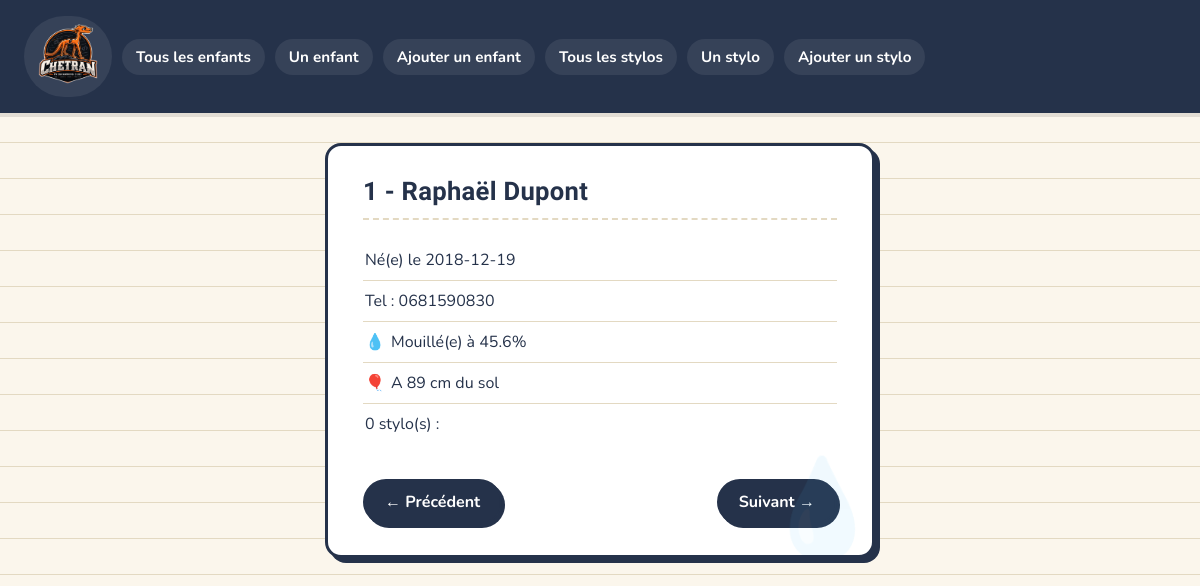
Before: /php/index.php?enfant=1 with the older database file.
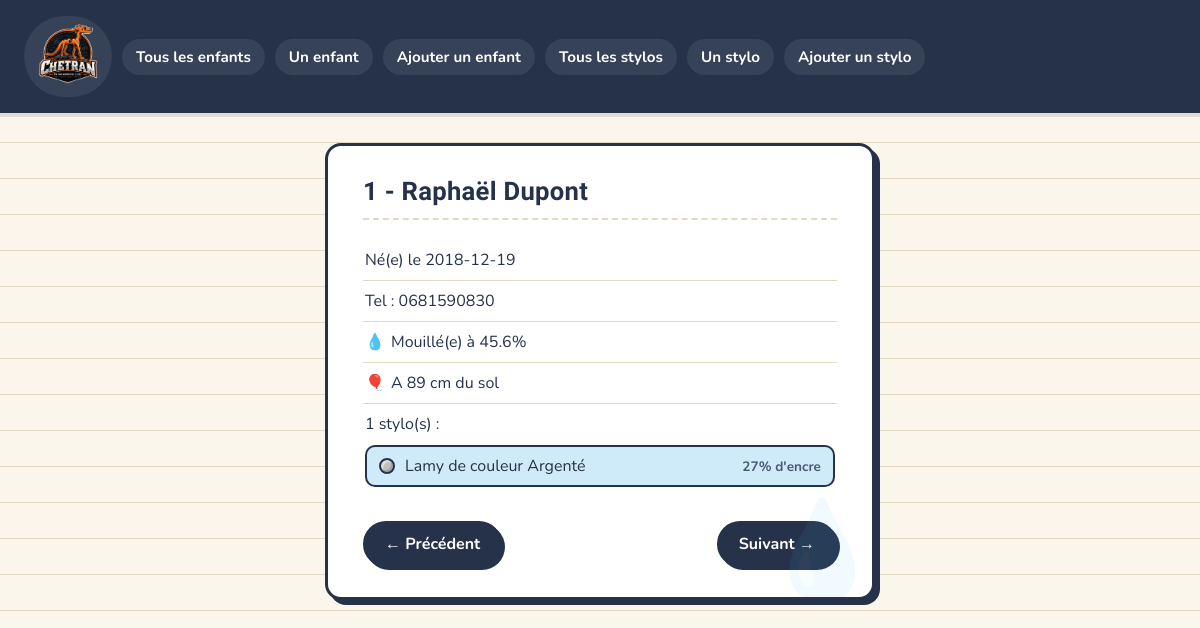
After: the same page with the newer database file.
### tables this page shows
CREATE TABLE Enfants (
    id INT AUTO_INCREMENT PRIMARY KEY,
    nom VARCHAR(50) NOT NULL,
    prenom VARCHAR(50) NOT NULL,
    num_tel VARCHAR(30),
    date_naissance DATE NOT NULL,
    distance_au_sol INT DEFAULT 50,
    taux_humidite FLOAT DEFAULT 0.7
);

CREATE TABLE Stylos (
    id INT AUTO_INCREMENT PRIMARY KEY,
    couleur VARCHAR(30) NOT NULL,
    marque VARCHAR(50) NOT NULL,
    niveau_encre INT DEFAULT 100,
    fonctionne BOOLEAN DEFAULT TRUE,
    id_enfant INT
);

### php/model/DAO.php (called while the page is built, shortened)
<?php
class DAO {
	public function __construct() {
		try {
			$this->pdo = new PDO('mysql:host=127.0.0.1;dbname=lesenfantsmouillesdustylo', 'bthouverez', '321654');
		} catch(Exception $e) {
			die('ERROR : '.$e->getMessage() );
		}
	}
}

### php/model/EnfantDAO.php (called while the page is built, shortened)
<?php
require_once('DAO.php');
require_once('Enfant.php');
require_once('Stylo.php');
class EnfantDAO extends DAO {
	public function hydrate(array $tabFromFetch) : Enfant {
		$e = new Enfant;
		$e->id = $tabFromFetch['id'];
		$e->nom = $tabFromFetch['nom'];
		$e->prenom = $tabFromFetch['prenom'];
		$e->num_tel = $tabFromFetch['num_tel'];
		$e->taux_humidite = $tabFromFetch['taux_humidite'];
		$e->date_naissance = $tabFromFetch['date_naissance'];
		$e->distance_au_sol = $tabFromFetch['distance_au_sol'];
		return $e;
	}
	public function getById(int $id) : Enfant {
		$sql = "SELECT e.id, nom, prenom, num_tel, date_naissance, distance_au_sol, taux_humidite, couleur, marque, niveau_encre, fonctionne
 FROM Enfants e LEFT JOIN Stylos s ON s.id_enfant = e.id WHERE e.id =  ?";
		$stmt = $this->pdo->prepare($sql);
		$stmt->execute([$id]);
		$tabEnfants = $stmt->fetchAll();
		$enfant = new Enfant();
		if($tabEnfants) {
			$enfant = $this->hydrate($tabEnfants[0]);
			foreach($tabEnfants as $tabEnfant) if($tabEnfant['marque']) {
				$s = new Stylo;
				$s->marque = $tabEnfant['marque'];
				$s->couleur = $tabEnfant['couleur'];
				$s->niveau_encre = $tabEnfant['niveau_encre'];
				$s->fonctionne = $tabEnfant['fonctionne'];
				$enfant->addStylo($s);
			}
		}
		return $enfant;
	}
}

### php/model/Enfant.php (called while the page is built, shortened)
<?php
class Enfant {
	private int    $id;
	private string $date_naissance;
	private ?string $num_tel;
	private string $nom;
	private string $prenom;
	private float  $taux_humidite;
	private int    $distance_au_sol;
	private array  $trousse;
	public function __construct() {
		$this->id = -1;
		$this->date_naissance = '';
		$this->num_tel = '';
		$this->nom = '';
		$this->prenom = '';
		$this->taux_humidite = 0;
		$this->distance_au_sol = 0;
		$this->trousse = [];
	}
	public function __get($attr) {
		switch($attr) {
			case 'id': 				return $this->id; 				break;
			case 'date_naissance': 		return $this->date_naissance; 		break;
			case 'num_tel': 			return $this->num_tel; 			break;
			case 'nom': 			return $this->nom; 				break;
			case 'prenom': 			return $this->prenom; 			break;
			case 'taux_humidite': 	return $this->taux_humidite; 	break;
			case 'distance_au_sol': 	return $this->distance_au_sol; 	break;
			case 'trousse': 		return $this->trousse; 			break;
		}
	}
	public function __set($attr, $val) {
		switch($attr) {
			case 'id': 				$this->id = $val; 			break;
			case 'date_naissance': 		$this->date_naissance = $val; 	break;
			case 'num_tel': 			$this->num_tel = $val; 		break;
			case 'nom': 			$this->nom = $val; 			break;
			case 'prenom': 			$this->prenom = $val; 		break;
			case 'taux_humidite': 	$this->taux_humidite = $val; break;
			case 'distance_au_sol': 	$this->distance_au_sol = $val;break;
		}
	}
	public function addStylo(Stylo $stylo) {
		$this->trousse[] = $stylo;
	}
}

### php/model/Stylo.php (called while the page is built, shortened)
<?php
class Stylo {
	private string $couleur;
	private string $marque;
	private int    $niveau_encre;
	public function __construct() {
		$this->couleur = '';
		$this->marque = '';
		$this->niveau_encre = 0;
	}
	public function __get($attr) {
		switch($attr) {
			case 'couleur': 		return $this->couleur; 			break;
			case 'marque': 			return $this->marque; 			break;
			case 'niveau_encre': 	return $this->niveau_encre; 	break;
		}
	}
	public function __set($attr, $val) {
		switch($attr) {
			case 'couleur': 		$this->couleur = $val; 		break;
			case 'marque': 			$this->marque = $val; 		break;
			case 'fonctionne': 		$this->fonctionne = $val; 	break;
			case 'niveau_encre': 	$this->niveau_encre = $val;	break;
		}
	}
	public function toHTMLColor(): string {
		switch($this->couleur) {
			case "Argenté": 	return "silver";
		}
	}
}

### php/view/unEnfant.php (the view)
<section class="cardEnfant">
	<?php if($enfant->id > 0) { ?>
	<h1><?= $enfant->id ?> - <?= $enfant->prenom ?> <?= $enfant->nom ?></h1>
	<ul class="infos">
		<li>Né(e) le <?= $enfant->date_naissance ?></li>
		<li>Tel : <?= $enfant->num_tel ?></li>
		<li>Mouillé(e) à <?= $enfant->taux_humidite*100 ?>%</li>
		<li>A <?= $enfant->distance_au_sol ?> cm du sol</li>
		<li><?= count($enfant->trousse) ?> stylo(s) :
			<ul class="trousse">
			<?php foreach($enfant->trousse as $stylo) { ?>
				<li class="stylo">
					<span class="pastille" style="background: <?= $stylo->toHTMLColor() ?>;"></span>
					<?= $stylo->marque ?> de couleur <?= $stylo->couleur ?>
					<span class="niveau"><?= $stylo->niveau_encre ?>% d'encre</span>
				</li>
			<?php } ?>
			</ul>
		</li>
	</ul>
	<div class="nav">
		<a href="?enfant=<?= $enfant->id-1 ?>"><button>&larr; Précédent</button></a>
		<a href="?enfant=<?= $enfant->id+1 ?>"><button>Suivant &rarr;</button></a>
	</div>
<?php } else { ?>
	<p class="empty">Aucun enfant trouvé.</p>
<?php } ?>
</section>

### php/index.php (shortened to what this page needs)
<?php
require_once('model/EnfantDAO.php');
require_once('model/StyloDAO.php');
$daoEnfant = new EnfantDAO;
if(isset($_GET['enfant'])) {
	if(isset($_GET['enfant']) && $_GET['enfant'] != '')
		$enfant = $daoEnfant->getById($_GET['enfant']);
	else
		$enfant = $daoEnfant->first();
	include('view/unEnfant.php');
}

### php/view/style.css (style rules this page uses)
:root { --paper: #FBF6EC; --paper-line: #E3D9C2; --ink: #25324A; --ink-soft: #4A5A78; --bic-red: #D64545; --bic-blue: #3D7DC9; --highlighter: #F2C94C; --felt-green: #4E9E6E; --sky: #CFEAF8; --radius: 16px; --shadow-hard: 5px 5px 0 var(--ink); }
* { box-sizing: border-box; }
html, body { margin: 0; min-height: 100%; }
body { font-family: "Nunito", "Segoe UI", Arial, sans-serif; color: var(--ink); background-color: var(--paper); background-image: linear-gradient(var(--paper-line) 1px, transparent 1px); background-size: 100% 36px; background-position: 0 70px; padding: 0 24px 60px; }
h1, h2, h3 { font-family: "Patrick Hand", "Segoe UI", cursive, sans-serif; color: var(--ink); letter-spacing: 0.3px; }
a { color: var(--bic-blue); text-decoration: none; }
nav { display: flex; flex-wrap: wrap; gap: 10px; align-items: center; background: var(--ink); margin: 0 -24px 30px; padding: 16px 24px; box-shadow: 0 4px 0 rgba(0, 0, 0, 0.1); position: sticky; top: 0; z-index: 10; }
nav a { color: #fff; background: rgba(255, 255, 255, 0.08); padding: 8px 14px; border-radius: 999px; font-weight: 700; font-size: 0.95em; transition: transform 0.15s ease, background 0.15s ease, color 0.15s ease; }
.cardEnfant, .cardStylo { position: relative; overflow: hidden; background: #fff; padding: 30px 35px; border: 3px solid var(--ink); border-radius: var(--radius); box-shadow: var(--shadow-hard); width: 550px; max-width: 100%; margin: 20px auto 40px; }
.cardEnfant::after, .cardStylo::after { position: absolute; right: -10px; bottom: -20px; font-size: 6em; opacity: 0.08; pointer-events: none; }
.cardEnfant::after { content: "💧"; }
.cardEnfant h1, .cardStylo h1 { margin: 0 0 20px; font-size: 1.6em; color: var(--ink); border-bottom: 2px dashed var(--paper-line); padding-bottom: 12px; }
.infos { list-style: none; padding: 0; margin: 0 0 20px; position: relative; z-index: 1; }
.infos > li { padding: 9px 2px; border-bottom: 1px solid var(--paper-line); }
.infos > li:last-child { border-bottom: none; }
.cardEnfant .infos > li:nth-child(3)::before { content: "💧"; display: inline-block; margin-right: 6px; animation: drop-wiggle 1.6s ease-in-out infinite; }
.cardEnfant .infos > li:nth-child(4)::before { content: "🎈"; display: inline-block; margin-right: 6px; animation: float-bob 2.4s ease-in-out infinite; }
.trousse, .proprietaire { list-style: none; padding: 0; margin: 10px 0 0; display: flex; flex-direction: column; gap: 8px; }
.stylo { display: flex; align-items: center; gap: 10px; padding: 8px 12px; background: var(--sky); border: 2px solid var(--ink); border-radius: 10px; transition: transform 0.15s ease; }
.pastille { display: inline-block; width: 16px; height: 16px; border-radius: 50%; border: 2px solid var(--ink); box-shadow: inset -2px -2px 0 rgba(0, 0, 0, 0.15), inset 2px 2px 0 rgba(255, 255, 255, 0.5); flex-shrink: 0; vertical-align: middle; }
.stylo .niveau { margin-left: auto; font-size: 0.85em; font-weight: 700; color: var(--ink-soft); }
.nav { display: flex; justify-content: space-between; margin-top: 25px; }
.nav a { text-decoration: none; }
button, .btn { padding: 10px 20px; border: 2px solid var(--ink); border-radius: 999px; background: var(--ink); color: #fff; font-family: inherit; font-weight: 700; font-size: 1em; cursor: pointer; box-shadow: 3px 3px 0 var(--ink); transition: transform 0.12s ease, box-shadow 0.12s ease; }

Changed rows visible on the page:
no longer on this page (row unchanged): enfants: id "1", prenom "Raphaël", nom "Dupont", date_naissance "2018-12-19", num_tel "0681590830", $enfant->taux_humidite*100 "45.6", distance_au_sol "89"
now on this page (row edited): stylos: id_enfant "1", id_enfant.prenom "Raphaël", id_enfant.nom "Dupont", id_enfant.date_naissance "2018-12-19", id_enfant.num_tel "0681590830", $enfant->taux_humidite*100 "45.6", id_enfant.distance_au_sol "89", marque "Lamy", couleur "Argenté", niveau_encre "27"
Other visible differences:
count($enfant->trousse): "0" → "1"
